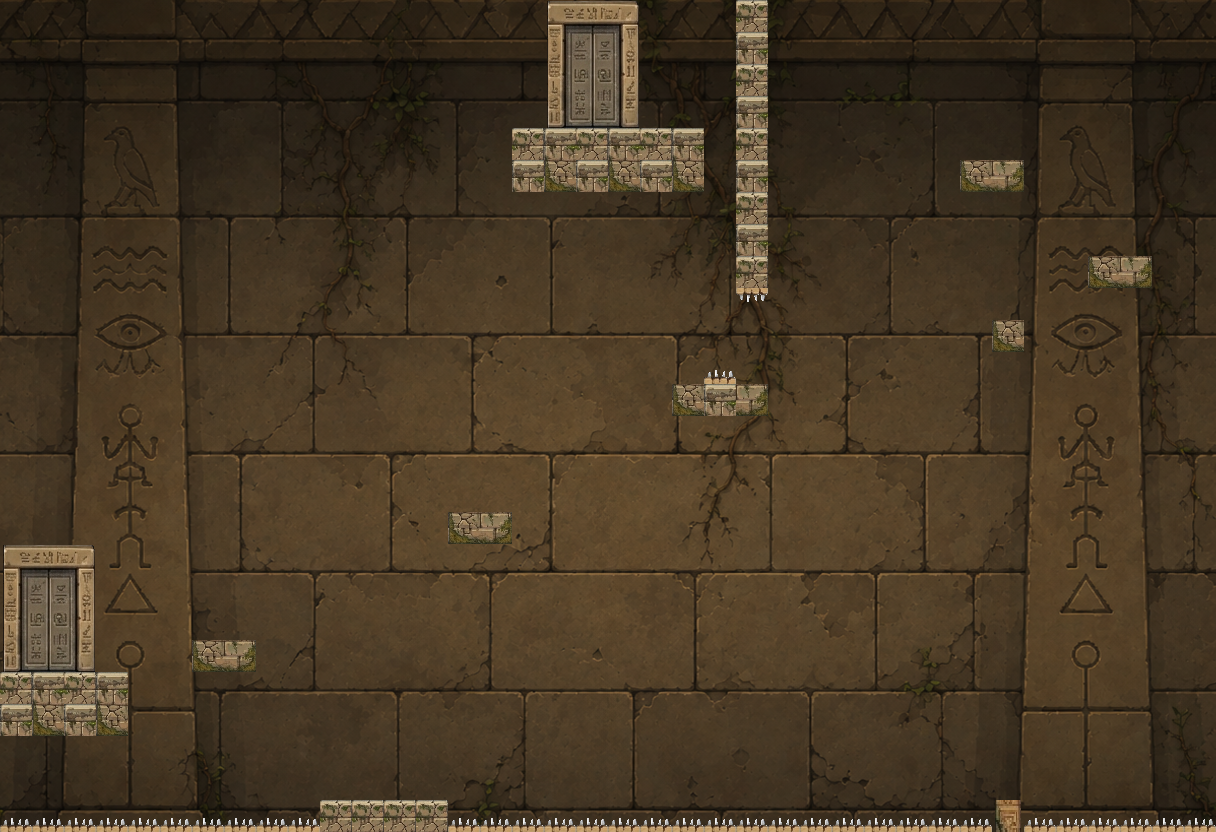

A level layout from a 2D game, rendered from its tile map. Below: a short description, then the map file with tile-grid data replaced by summaries:
An orthogonal 38x26 tile map with 32x32 px tiles, 2 tile layers (Livello tile 1, Livello tile 2), 3 tilesets and 15 objects (5x solid, 3x crollo, start, scatto, finish, ...).

<map version="1.10" tiledversion="1.11.2" orientation="orthogonal" renderorder="right-down" width="38" height="26" tilewidth="32" tileheight="32" infinite="0" nextlayerid="51" nextobjectid="16">
 <properties>
  <property name="viaggiPresente" type="int" value="9" />
  <property name="viaggiPassato" type="int" value="10" />
  <property name="dimensionePersonaggio" type="float" value="57.6" />
  <property name="uscita" value="tocco" />
  <property name="titolo" value="Il giudizio di Anubi" />
  <property name="parallasse" type="float" value="0.75" />
 </properties>
 <tileset firstgid="1" source="Sfondo2.tsx" />
 <tileset firstgid="1537" source="GrigliaPresente.tsx" />
 <tileset firstgid="1693" source="Griglia.tsx" />
 <layer id="1" name="Livello tile 1" width="38" height="26">
  <data>[988 cells, 988 non-empty, 988 distinct tile ids]</data>
 </layer>
 <layer id="2" name="Livello tile 2" width="38" height="26">
  <data>[988 cells, 105 non-empty, 18 distinct tile ids]</data>
 </layer>
 <objectgroup id="50" name="oggetti">
  <object id="1" name="solid" x="0" y="672" width="128" height="64" />
  <object id="2" name="start" x="0" y="544" width="96" height="128" />
  <object id="3" name="crollo" x="192" y="640" width="64" height="32" />
  <object id="4" name="crollo" x="448" y="512" width="64" height="32" />
  <object id="5" name="solid" x="672" y="384" width="96" height="32" />
  <object id="6" name="scatto" x="708" y="369" width="24" height="15">
   <properties>
    <property name="distanza" type="float" value="30" />
   </properties>
  </object>
  <object id="7" name="solid" x="992" y="320" width="32" height="32" />
  <object id="8" name="crollo" x="960" y="160" width="64" height="32" />
  <object id="9" name="solid" x="512" y="128" width="192" height="64" />
  <object id="10" name="finish" x="544" y="0" width="96" height="128" />
  <object id="11" name="cade" x="741" y="0" width="22" height="316">
   <properties>
    <property name="distanza" type="float" value="60" />
   </properties>
  </object>
  <object id="12" name="scarabeo" x="996" y="276" width="24" height="24" />
  <object id="13" name="geroglifico" x="64" y="632" width="32" height="40">
   <properties>
    <property name="testo" value="Questo e' il mio giudizio. Supera la mia prova e il tesoro sara' tuo. Fallisci e resterai qui per sempre." />
   </properties>
  </object>
  <object id="14" name="solid" x="0" y="832" width="1216" height="32" />
  <object id="15" name="kill" x="0" y="813" width="1216" height="19" />
 </objectgroup>
</map>
